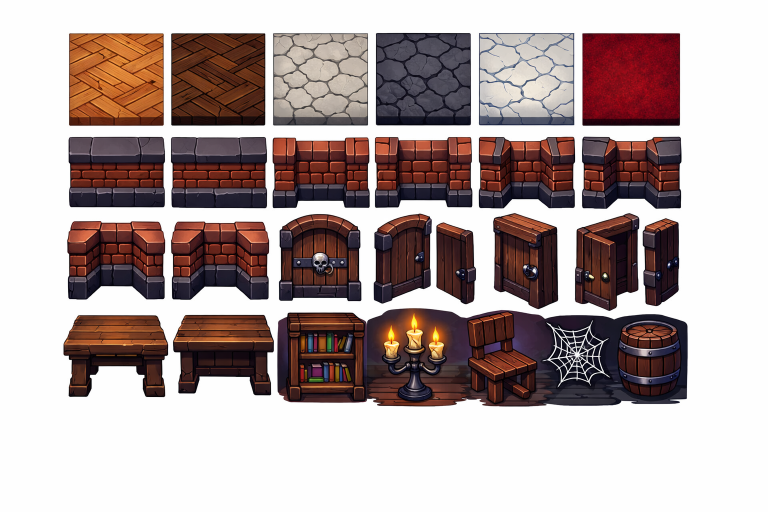
#> input picture Design/Tilesets/manor-tileset-v2-raw.png, 1536 x 1024 px, found by its file name (shown at 1/2 size)
$ python slice_tileset_v2.py
#> lines starting #> are read from the running program, lines starting #| are printed output that depends on the picture; after the words box and inside, x2 and y2 are one past the last pixel; in counts of white or black regions, pixels touching at a corner belong together
"""
Découpe le tileset v2 : détecte les 4 lignes de sprites,
puis divise chaque ligne en 6 colonnes égales.

Usage: python scripts/slice_tileset_v2.py
"""

from PIL import Image
import numpy as np
from scipy import ndimage
import os

INPUT = "Design/Tilesets/manor-tileset-v2-raw.png"
OUTPUT_DIR = "public/assets/tilesets/tiles"
OUTPUT_GRID = "public/assets/tilesets/manor-tileset.png"

TILE_SIZE = 64
GRID_COLS = 6
GRID_ROWS = 4

TILE_NAMES = [
    "floor-parquet-light", "floor-parquet-dark", "floor-stone-light",
    "floor-stone-dark", "floor-cracked-tiles", "floor-carpet-red",
    "wall-top", "wall-bottom", "wall-left",
    "wall-right", "wall-corner-tl", "wall-corner-tr",
    "wall-corner-bl", "wall-corner-br", "door-closed-front",
    "door-open-front", "door-closed-side", "door-open-side",
    "furniture-table", "furniture-table-2", "furniture-bookshelf",
    "decor-candelabra", "furniture-chair", "decor-cobweb",
]


def find_row_boundaries(mask):
    """Trouve les limites Y de chaque ligne en projetant horizontalement."""
    row_sums = mask.sum(axis=1)
    threshold = mask.shape[1] * 0.02  # 2% de la largeur

    in_row = False
    rows = []
    start = 0
    for y in range(len(row_sums)):
        if row_sums[y] > threshold and not in_row:
            start = y
            in_row = True
        elif row_sums[y] <= threshold and in_row:
            rows.append((start, y))
            in_row = False
    if in_row:
        rows.append((start, len(row_sums)))

    # Split rows that are too tall (likely 2 rows merged)
    avg_h = sum(y2 - y1 for y1, y2 in rows) / len(rows) if rows else 200
    final = []
    for y1, y2 in rows:
        h = y2 - y1
        if h > avg_h * 1.5:
            # Find the best split point (row with least content)
            mid_zone = row_sums[y1:y2]
            search_start = len(mid_zone) // 3
            search_end = len(mid_zone) * 2 // 3
            best = search_start + mid_zone[search_start:search_end].argmin()
            split_y = y1 + best
            final.append((y1, split_y))
            final.append((split_y, y2))
        else:
            final.append((y1, y2))

    return final


def find_content_bounds(mask):
    """Trouve les limites X du contenu global."""
    col_sums = mask.sum(axis=0)
    threshold = mask.shape[0] * 0.01

    x_start = 0
    for x in range(len(col_sums)):
        if col_sums[x] > threshold:
            x_start = x
            break

    x_end = len(col_sums)
    for x in range(len(col_sums) - 1, -1, -1):
        if col_sums[x] > threshold:
            x_end = x + 1
            break

    return x_start, x_end


def main():
    img = Image.open(INPUT).convert("RGBA")
    arr = np.array(img)
    print(f"Image: {img.size[0]}x{img.size[1]}")
#| Image: 1536x1024

    # Supprimer le fond blanc
    r, g, b = arr[:, :, 0], arr[:, :, 1], arr[:, :, 2]
    is_white = (r > 240) & (g > 240) & (b > 240)
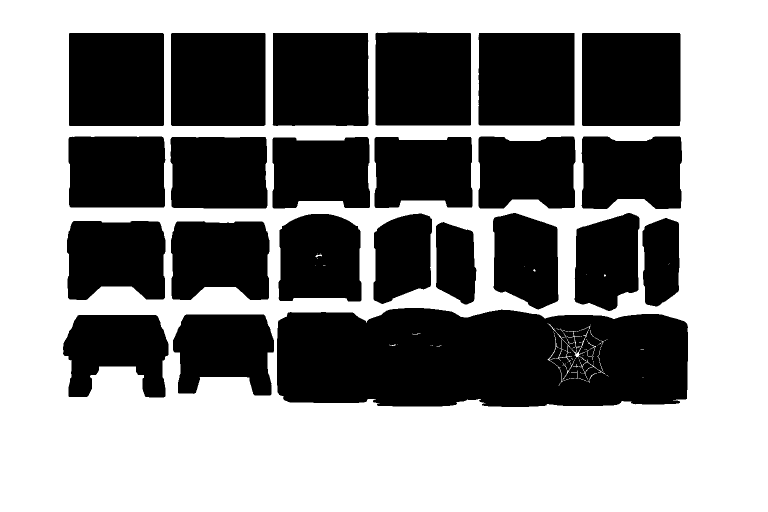
#> is_white: shape (1024, 1536) bool (shown at 1/2 size); 53.7% white; 23 black regions, largest, box (x1, y1, x2, y2) and area: (554, 616, 1376, 814) 146936, (1164, 66, 1361, 252) 36627, (957, 66, 1149, 251) 35419
    arr[is_white, 3] = 0
    clean_img = Image.fromarray(arr)

    mask = arr[:, :, 3] > 0

    # Trouver les limites des lignes
    row_bounds = find_row_boundaries(mask)
#> in find_row_boundaries, `row_sums = mask.sum(axis=1)`: row_sums = 1024 values, max 1223 at index 696, min 0 at index 0, mean 711.9
#> the loop in find_row_boundaries, `for y in range(len(row_sums)):` made 1024 passes
#> in_row on passes 66, 253, 274, 419, 428, 815: True, False, True, False, True, False
#> after the loop in find_row_boundaries, `for y in range(len(row_sums)):`: in_row = False; rows = [(65, 252), (273, 418), (427, 814)]; start = 427
#> in find_row_boundaries, `avg_h = sum(y2 - y1 for y1, y2 in rows) / len(rows) if rows else 200`: avg_h = 239.7
#> the loop in find_row_boundaries, `for y1, y2 in rows:` made 3 passes
#> (y1, y2, h, search_start, search_end, best, split_y) on pass 3: (427, 814, 387, 129, 258, 188, 615)
#> (y1, y2, h) on passes 1 to 2: (65, 252, 187), (273, 418, 145)
#> after the loop in find_row_boundaries, `for y1, y2 in rows:`: final = [(65, 252), (273, 418), (427, 615), (615, 814)]
#> row_bounds = [(65, 252), (273, 418), (427, 615), (615, 814)]
    print(f"Lignes détectées: {len(row_bounds)}")
#| Lignes détectées: 4
    for i, (y1, y2) in enumerate(row_bounds):
        print(f"  Ligne {i+1}: y={y1}→{y2} (h={y2-y1})")
#> this loop made 4 passes
#|   Ligne 1: y=65→252 (h=187)
#|   Ligne 2: y=273→418 (h=145)
#|   Ligne 3: y=427→615 (h=188)
#|   Ligne 4: y=615→814 (h=199)

    # Trouver les limites X du contenu
    x_start, x_end = find_content_bounds(mask)
#> in find_content_bounds, `col_sums = mask.sum(axis=0)`: col_sums = 1536 values, max 689 at index 1213, min 0 at index 0, mean 474.6
#> the loop in find_content_bounds, `for x in range(len(col_sums)):` made 128 passes
#> x_start on pass 128: 127
#> in find_content_bounds, `x_end = len(col_sums)`: x_end = 1536
#> the loop in find_content_bounds, `for x in range(len(col_sums) - 1, -1, -1):` made 161 passes
#> x_end on pass 161: 1376
#> x on passes 1 to 6: 1535, 1534, 1533, 1532, 1531, 1530
#> x_start = 127; x_end = 1376
    content_w = x_end - x_start
#> content_w = 1249
    col_w = content_w / GRID_COLS
#> col_w = 208.2
    print(f"Contenu X: {x_start}→{x_end} (w={content_w}), col_w={col_w:.0f}")
#| Contenu X: 127→1376 (w=1249), col_w=208

    # Découper
    os.makedirs(OUTPUT_DIR, exist_ok=True)
    os.makedirs(os.path.dirname(OUTPUT_GRID), exist_ok=True)

    grid = Image.new("RGBA", (GRID_COLS * TILE_SIZE, GRID_ROWS * TILE_SIZE), (0, 0, 0, 0))
#> grid: PIL image 384x256 RGBA; every value is 0

    idx = 0
    for row_i, (y1, y2) in enumerate(row_bounds[:GRID_ROWS]):
        for col_i in range(GRID_COLS):
            if idx >= len(TILE_NAMES):
                break
            name = TILE_NAMES[idx]

            cx1 = int(x_start + col_i * col_w)
            cx2 = int(x_start + (col_i + 1) * col_w)

            crop = clean_img.crop((cx1, y1, cx2, y2))
            crop = crop.resize((TILE_SIZE, TILE_SIZE), Image.LANCZOS)

            tile_path = os.path.join(OUTPUT_DIR, f"{name}.png")
            crop.save(tile_path)
            print(f"  [{idx+1:2d}/24] {name} ({cx2-cx1}x{y2-y1} → {TILE_SIZE}x{TILE_SIZE})")

            grid.paste(crop, (col_i * TILE_SIZE, row_i * TILE_SIZE))
            idx += 1
#> this loop made 4 passes
#> (printed output is left out)
#> pass 1, in main, `crop.save(tile_path)`:
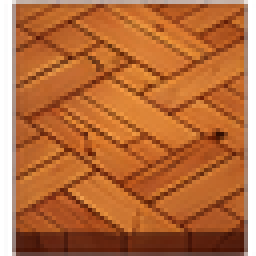
#> saved as floor-parquet-light.png: PIL image 64x64 RGBA (shown 4 times larger); mean R, G, B, A 162.8, 88.2, 39.1, 231.7; transparent parts drawn white
#> pass 1, in main, `crop.save(tile_path)`:
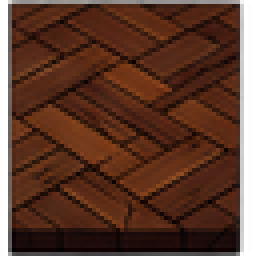
#> saved as floor-parquet-dark.png: PIL image 64x64 RGBA (shown 4 times larger); mean R, G, B, A 72.5, 38, 23.5, 230.5; transparent parts drawn white
#> pass 1, in main, `crop.save(tile_path)`:
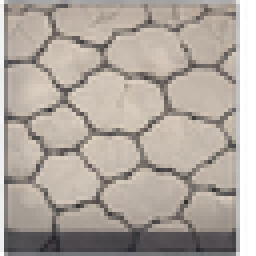
#> saved as floor-stone-light.png: PIL image 64x64 RGBA (shown 4 times larger); mean R, G, B, A 156.8, 147.9, 140, 231.3; transparent parts drawn white
#> pass 1, in main, `crop.save(tile_path)`:
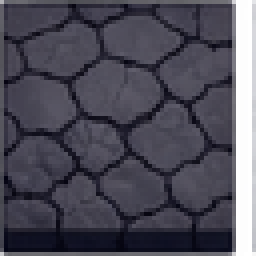
#> saved as floor-stone-dark.png: PIL image 64x64 RGBA (shown 4 times larger); mean R, G, B, A 59.5, 58, 70.7, 233.9; transparent parts drawn white
#> after the loop:
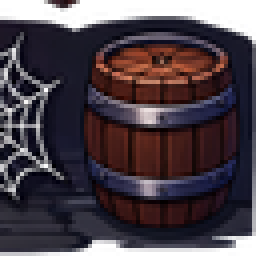
#> crop: PIL image 64x64 RGBA (shown 4 times larger); mean R, G, B, A 49.8, 39.3, 47.5, 221.7; transparent parts drawn white
#> after the loop:
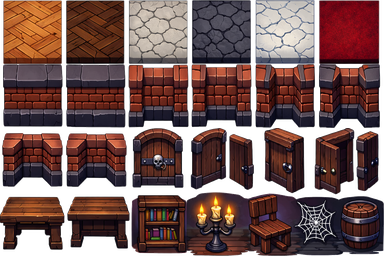
#> grid: PIL image 384x256 RGBA; mean R, G, B, A 81.3, 53.4, 51.3, 207.8; transparent parts drawn white
#> after the loop, idx = 24

    grid.save(OUTPUT_GRID)
    print(f"\nGrille: {OUTPUT_GRID}")
    print("Terminé !")


if __name__ == "__main__":
    main()

$ run again, with Design/objects/stairs-broken-left-raw.png copied over Design/Tilesets/manor-tileset-v2-raw.png
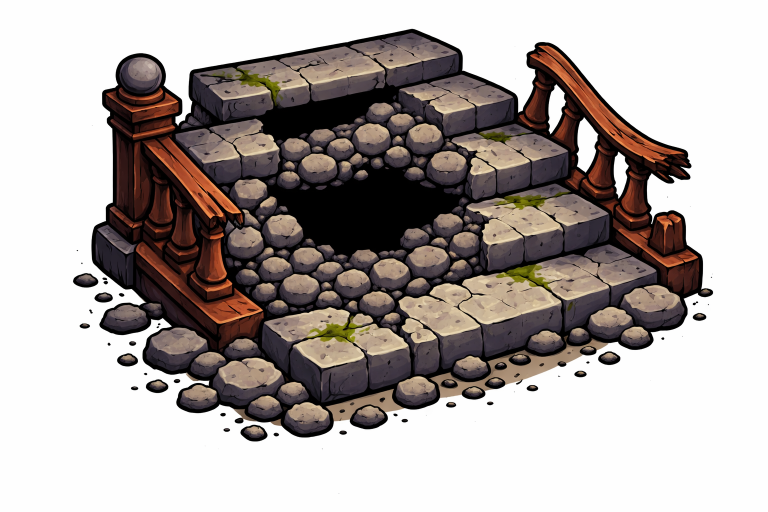
#> input picture Design/objects/stairs-broken-left-raw.png, 1536 x 1024 px, found by its file name (shown at 1/2 size)
#| Image: 1536x1024
#> in main, `is_white = (r > 240) & (g > 240) & (b > 240)`:
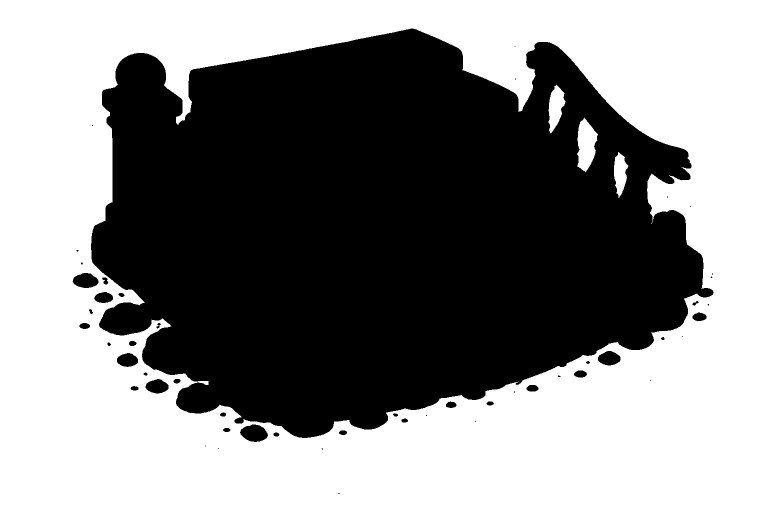
#> is_white: shape (1024, 1536) bool (shown at 1/2 size); 53.1% white; 52 black regions (20 under 20 px), largest, box (x1, y1, x2, y2) and area: (182, 57, 1427, 876) 728881, (480, 849, 536, 884) 1417, (145, 546, 197, 576) 1148
#> row_sums = 1024 values, max 1242 at index 555, min 0 at index 0, mean 720.4
#> the loop in find_row_boundaries, `for y in range(len(row_sums)):` made 1024 passes
#> (start, in_row) on pass 62: (61, True)
#> after the loop in find_row_boundaries, `for y in range(len(row_sums)):`: in_row = False; rows = [(61, 880)]; start = 61
#> avg_h = 819
#> the loop in find_row_boundaries, `for y1, y2 in rows:` made 1 pass
#> (y1, y2, h) on pass 1: (61, 880, 819)
#> after the loop in find_row_boundaries, `for y1, y2 in rows:`: final = [(61, 880)]
#| Lignes détectées: 1
#> the loop in main, `for i, (y1, y2) in enumerate(row_bounds):` made 1 pass
#> (printed output is left out)
#> col_sums = 1536 values, max 786 at index 742, min 0 at index 0, mean 480.2
#> the loop in find_content_bounds, `for x in range(len(col_sums)):` made 148 passes
#> x_start on pass 148: 147
#> in find_content_bounds, `x_end = len(col_sums)`: x_end = 1536
#> the loop in find_content_bounds, `for x in range(len(col_sums) - 1, -1, -1):` made 112 passes
#> x_end on pass 112: 1425
#> in main, `x_start, x_end = find_content_bounds(mask)`: x_start = 147; x_end = 1425
#> content_w = 1278
#> col_w = 213
#| Contenu X: 147→1425 (w=1278), col_w=213
#> the loop in main, `for row_i, (y1, y2) in enumerate(row_bounds[:GRID_ROWS]):` made 1 pass
#> (row_i, y1, y2) on pass 1: (0, 61, 880)
#> (printed output is left out)
#> after the loop in main, `for row_i, (y1, y2) in enumerate(row_bounds[:GRID_ROWS]):`:
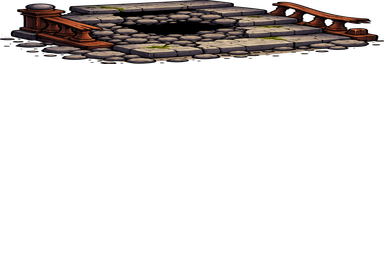
#> grid: PIL image 384x256 RGBA; mean R, G, B, A 16.1, 13.1, 12, 44.9; transparent parts drawn white
#> after the loop in main, `for row_i, (y1, y2) in enumerate(row_bounds[:GRID_ROWS]):`: idx = 6
